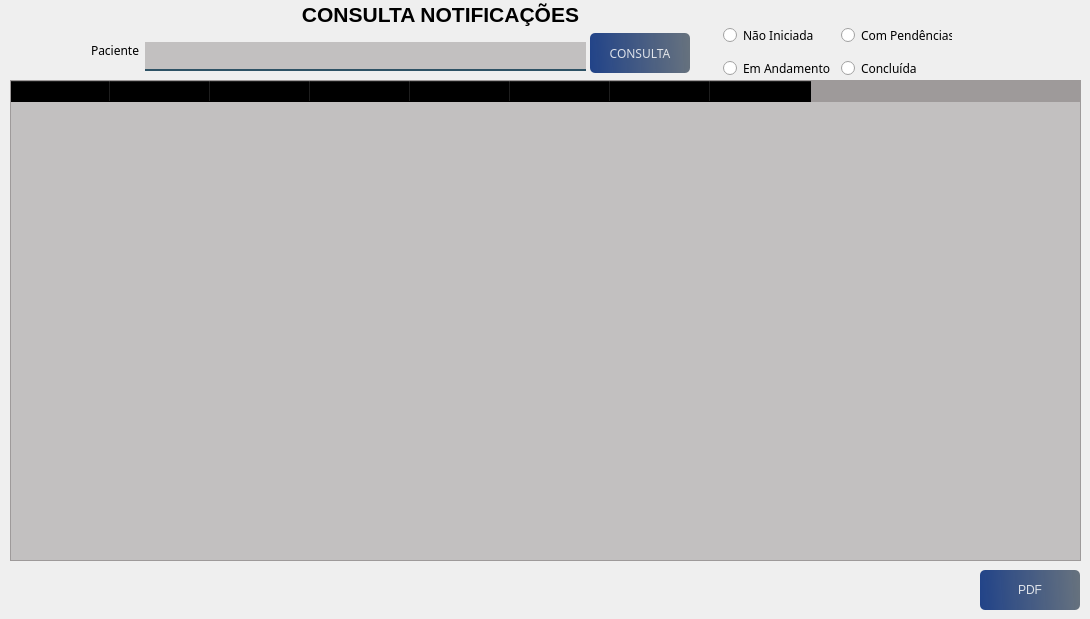
                 <widget class="QWidget" name="page_5">
                  <widget class="QLabel" name="label_113">
                   <property name="geometry">
                    <rect>
                     <x>230</x>
                     <y>0</y>
                     <width>421</width>
                     <height>29</height>
                    </rect>
                   </property>
                   <property name="font">
                    <font>
                     <pointsize>16</pointsize>
                     <bold>true</bold>
                    </font>
                   </property>
                   <property name="styleSheet">
                    <string notr="true">color:rgb(0,0,0);</string>
                   </property>
                   <property name="text">
                    <string>CONSULTA NOTIFICAÇÕES</string>
                   </property>
                   <property name="alignment">
                    <set>Qt::AlignCenter</set>
                   </property>
                  </widget>
                  <widget class="QTableWidget" name="tb_consulta_3">
                   <property name="geometry">
                    <rect>
                     <x>10</x>
                     <y>80</y>
                     <width>1071</width>
                     <height>481</height>
                    </rect>
                   </property>
                   <property name="font">
                    <font>
                     <family>Reem Kufi</family>
                     <bold>true</bold>
                    </font>
                   </property>
                   <property name="styleSheet">
                    <string notr="true">background-color: rgba(10,0,0,50);

border-bottom-color:rgba(46,82,101,255);

</string>
                   </property>
                   <property name="horizontalScrollBarPolicy">
                    <enum>Qt::ScrollBarAlwaysOff</enum>
                   </property>
                   <property name="sizeAdjustPolicy">
                    <enum>QAbstractScrollArea::AdjustToContentsOnFirstShow</enum>
                   </property>
                   <property name="autoScrollMargin">
                    <number>21</number>
                   </property>
                   <column>
                    <property name="text">
                     <string>CodN</string>
                    </property>
                   </column>
                   <column>
                    <property name="text">
                     <string>CodP</string>
                    </property>
                   </column>
                   <column>
                    <property name="text">
                     <string>Paciente</string>
                    </property>
                   </column>
                   <column>
                    <property name="text">
                     <string>Sexo</string>
                    </property>
                   </column>
                   <column>
                    <property name="text">
                     <string>Unidade de internação</string>
                    </property>
                   </column>
                   <column>
                    <property name="text">
                     <string>Cod-Inv</string>
                    </property>
                   </column>
                   <column>
                    <property name="text">
                     <string>Data Evento</string>
                    </property>
                   </column>
                   <column>
                    <property name="text">
                     <string>Data Notificação</string>
                    </property>
                   </column>
                  </widget>
                  <widget class="QPushButton" name="btn_Spdf">
                   <property name="enabled">
                    <bool>false</bool>
                   </property>
                   <property name="geometry">
                    <rect>
                     <x>980</x>
                     <y>570</y>
                     <width>100</width>
                     <height>40</height>
                    </rect>
                   </property>
                   <property name="minimumSize">
                    <size>
                     <width>100</width>
                     <height>40</height>
                    </size>
                   </property>
                   <property name="styleSheet">
                    <string notr="true">QPushButton#btn_Spdf{
	background-color: qlineargradient(spread:pad, x1:0, y1:0.505682, x2:1, y2:0.477, stop:0 rgba(0, 39,119, 219), stop:1 rgba(85, 98, 112, 226));
	color:rgba(255, 255, 255, 210);
	border-radius: 5px;
}
QPushButton#btn_Spdf:hover{
	background-color: qlineargradient(spread:pad, x1:0, y1:0.505682,x2:1,y2:0.477, stop:0 rgba(150, 123, 111, 219), stop:1 rgba(85, 81, 84, 226));
}
QPushButton#btn_Spdf:pressed{
	padding-left:5px;
	padding -top:5px;
	background-color:rgba(150, 123, 111, 255);
}</string>
                   </property>
                   <property name="text">
                    <string>PDF</string>
                   </property>
                   <property name="icon">
                    <iconset>
                     <normaloff>:/Imagem/pdf (3).png</normaloff>:/Imagem/pdf (3).png</iconset>
                   </property>
                   <property name="iconSize">
                    <size>
                     <width>24</width>
                     <height>24</height>
                    </size>
                   </property>
                  </widget>
                  <widget class="QWidget" name="layoutWidget_20">
                   <property name="geometry">
                    <rect>
                     <x>723</x>
                     <y>20</y>
                     <width>229</width>
                     <height>64</height>
                    </rect>
                   </property>
                   <layout class="QHBoxLayout" name="horizontalLayout_32">
                    <item>
                     <layout class="QVBoxLayout" name="verticalLayout_14">
                      <item>
                       <widget class="QRadioButton" name="radioButton_6">
                        <property name="enabled">
                         <bool>true</bool>
                        </property>
                        <property name="font">
                         <font>
                          <family>Reem Kufi</family>
                         </font>
                        </property>
                        <property name="text">
                         <string>Não Iniciada</string>
                        </property>
                       </widget>
                      </item>
                      <item>
                       <widget class="QRadioButton" name="radioButton_7">
                        <property name="enabled">
                         <bool>true</bool>
                        </property>
                        <property name="font">
                         <font>
                          <family>Reem Kufi</family>
                         </font>
                        </property>
                        <property name="text">
                         <string>Em Andamento</string>
                        </property>
                       </widget>
                      </item>
                     </layout>
                    </item>
                    <item>
                     <layout class="QVBoxLayout" name="verticalLayout_18">
                      <item>
                       <widget class="QRadioButton" name="radioButton_8">
                        <property name="enabled">
                         <bool>true</bool>
                        </property>
                        <property name="font">
                         <font>
                          <family>Reem Kufi</family>
                         </font>
                        </property>
                        <property name="text">
                         <string>Com Pendências</string>
                        </property>
                       </widget>
                      </item>
                      <item>
                       <widget class="QRadioButton" name="radioButton_9">
                        <property name="enabled">
                         <bool>true</bool>
                        </property>
                        <property name="font">
                         <font>
                          <family>Reem Kufi</family>
                         </font>
                        </property>
                        <property name="text">
                         <string>Concluída</string>
                        </property>
                       </widget>
                      </item>
                     </layout>
                    </item>
                   </layout>
                  </widget>
                  <widget class="QLabel" name="label_103">
                   <property name="geometry">
                    <rect>
                     <x>91</x>
                     <y>42</y>
                     <width>48</width>
                     <height>16</height>
                    </rect>
                   </property>
                   <property name="font">
                    <font>
                     <family>Reem Kufi</family>
                    </font>
                   </property>
                   <property name="styleSheet">
                    <string notr="true">color:rgb(0,0,0);</string>
                   </property>
                   <property name="text">
                    <string>Paciente:</string>
                   </property>
                  </widget>
                  <widget class="QLineEdit" name="lineEdit_5">
                   <property name="geometry">
                    <rect>
                     <x>145</x>
                     <y>42</y>
                     <width>441</width>
                     <height>29</height>
                    </rect>
                   </property>
                   <property name="minimumSize">
                    <size>
                     <width>441</width>
                     <height>0</height>
                    </size>
                   </property>
                   <property name="font">
                    <font>
                     <family>Reem Kufi</family>
                    </font>
                   </property>
                   <property name="styleSheet">
                    <string notr="true">background-color: rgba(10,0,0,50);
border:2px solid rgba(0,0,0,0);
border-bottom-color:rgba(46,82,101,255);
color:rgb(0,0,0);
padding-bottom:7px</string>
                   </property>
                  </widget>
                  <widget class="QPushButton" name="btn_consultarNoti">
                   <property name="geometry">
                    <rect>
                     <x>590</x>
                     <y>33</y>
                     <width>100</width>
                     <height>40</height>
                    </rect>
                   </property>
                   <property name="minimumSize">
                    <size>
                     <width>100</width>
                     <height>40</height>
                    </size>
                   </property>
                   <property name="font">
                    <font>
                     <family>Reem Kufi</family>
                    </font>
                   </property>
                   <property name="styleSheet">
                    <string notr="true">QPushButton#btn_consultarNoti{
	background-color: qlineargradient(spread:pad, x1:0, y1:0.505682, x2:1, y2:0.477, stop:0 rgba(0, 39,119, 219), stop:1 rgba(85, 98, 112, 226));
	color:rgba(255, 255, 255, 210);
	border-radius: 5px;
}
QPushButton#btn_consultarNoti:hover{
	background-color: qlineargradient(spread:pad, x1:0, y1:0.505682,x2:1,y2:0.477, stop:0 rgba(150, 123, 111, 219), stop:1 rgba(85, 81, 84, 226));
}
QPushButton#btn_consultarNoti:pressed{
	padding-left:5px;
	padding -top:5px;
	background-color:rgba(150, 123, 111, 255);
}</string>
                   </property>
                   <property name="text">
                    <string>CONSULTA</string>
                   </property>
                   <property name="icon">
                    <iconset>
                     <normaloff>../../../Documents/Projetos/FNEA/Icones/historia.png</normaloff>../../../Documents/Projetos/FNEA/Icones/historia.png</iconset>
                   </property>
                   <property name="iconSize">
                    <size>
                     <width>24</width>
                     <height>24</height>
                    </size>
                   </property>
                  </widget>
                 </widget>
